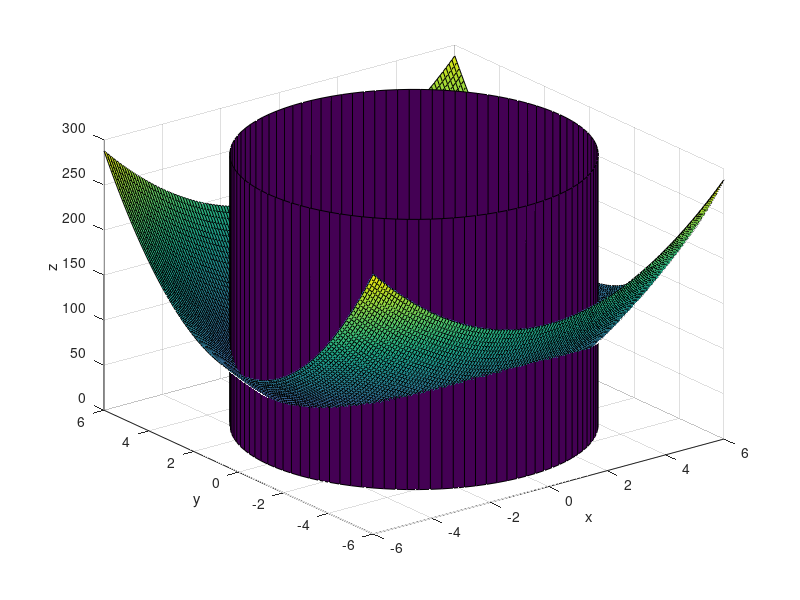

MATLAB code for this plot: (Note: this script raises an error after producing the figure.)
%A=[1,-1,1];
%B=[2,1,-1];
%C=[-1,2,2];

%AB=B-A;
%AC=C-A;

%norm=cross(AB,AC);
%a=norm(1)
%b=norm(2)
%c=norm(3)
%d=-dot( [ a b c ] ,A)

%figure(1)
%[x,y]=meshgrid(-4:0.1:4,-5:0.1:5);
%z=-1/c *( a*x + b*y + d );
%surf(x,y,z)

%xlabel('x'); ylabel('y'); zlabel('z');
%ax = gca; ax.FontSize = 15;




%a=2;b=-3;c=1;
%d1=2;d2=-10;

%[ x , y ] = meshgrid( -6: 0.5: 4 , -5:0.5:5 );
%z1 = -1/c *( a*x + b*y + d1 );
%z2 = -1/c *( a*x + b*y + d2 );

%figure(1)
%surf( x , y , z1 )
%hold on
%surf( x , y , z2 )
%hold off

%xlabel('x'); ylabel('y'); zlabel('z');
%ax = gca; ax.FontSize = 15;





%a1=1;b1=-5;c1=2;d1=1;
%a2=3;b2=-3;c2=2;d2=-3;

%[ x , y ] = meshgrid( -5: 0.5: 5 , -3:0.5:7 );
%z1 = -1/c1 *( a1*x + b1*y + d1 );
%z2 = -1/c2 *( a2*x + b2*y + d2 );

%figure(1)
%surf( x , y , z1 )
%hold on
%surf( x , y , z2 )
%hold off

%xlabel('x'); ylabel('y'); zlabel('z');
%ax = gca; ax.FontSize = 15;






%%%%%%%%%%%%%%%%%%%%%%%%%%%%%%%%%%%%%%%%%%





%[X,Y] = meshgrid( -2: 0.1: 4 , -1:0.1:3 );
%Z = ( (X.^3 ) + (Y.^3 ) - 3*(X.^2) - 3*(Y.^2) - 9*X );

%sc = surf (X, Y, Z ) ; 









%[X,Y] = meshgrid( -3: 0.1: 2 , 0:0.1:6 );
%Z = ( (X.^2 ) + (Y.^2 ) - (6*Y) + (X.*Y) );

%sc = surf (X, Y, Z ) ; 





%%%%%%%%%%%%%%%%%%%%%%%%%%%%%%%%%%%%%%%%











[X,Y] = meshgrid( -6: 0.1: 6 , -6:0.1:6 );
Z = ( 3*(X.^2 ) + 5*(Y.^2 ) );

sc = surf (X, Y, Z ); 

hold on
r = 5;
[CX,CY,CZ] = cylinder(r,100);
surf(CX,CY, 300.*CZ)
xlim([-6,6]); ylim([-6,6]);
hold off

xlabel('x'); ylabel('y'); zlabel('z');
ax = gca; ax.FontSize = 15;
